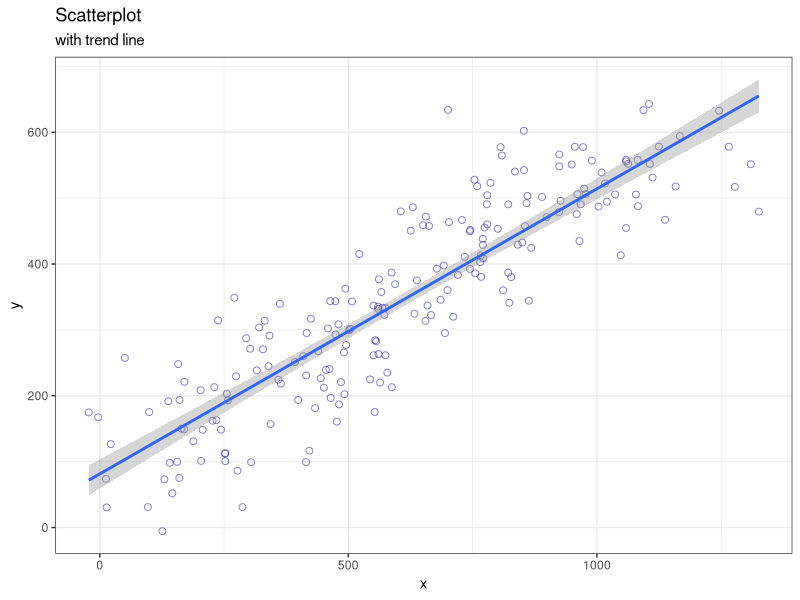

Write the R code that produced this figure.
## ---- chunk 1
library(tidyverse)
## ---- chunk 2

# create a random(ish), correlated dataset
scatter_data <- 
  tibble(x = seq(100, 1100, 5),
         y = seq(100, 600, 2.5)) %>% 
  mutate(x = rnorm(201, x, 100),
         y = rnorm(201, y, 50))

# scatterplot

# ggplot is the first command for any ggplot2 plot. data and aestetics aes()
# can be defined here or in any individual geom_*(function) 
ggplot(data = scatter_data, aes(x = x, y = y)) +
  
  # scatterplots can be created using the geom_point shape 
  geom_point(shape = 1, ## ggplot has 20 built in shapes called by integer
             size = 2,
             color = "darkblue",
             alpha = 0.5) + ## alpha sets transparency 1 = solid, 0 = invisible
  
  # trendlines can be added to the plot with geom_smooth. By default this will
  # give you a loess (nonparametric fit) with error bars but this can be changed
  # here we use "lm" or "linear model" to fit a line 
  geom_smooth(method = "lm") +
  
  # themes change the overall look of the plot. these can also be modified
  # further if need be (also can use packaged themes like theme_economist)
  theme_bw() +
  
  # title the plot, can also have a subtitle
  ggtitle(label = "Scatterplot",
          subtitle = "with trend line")
  

